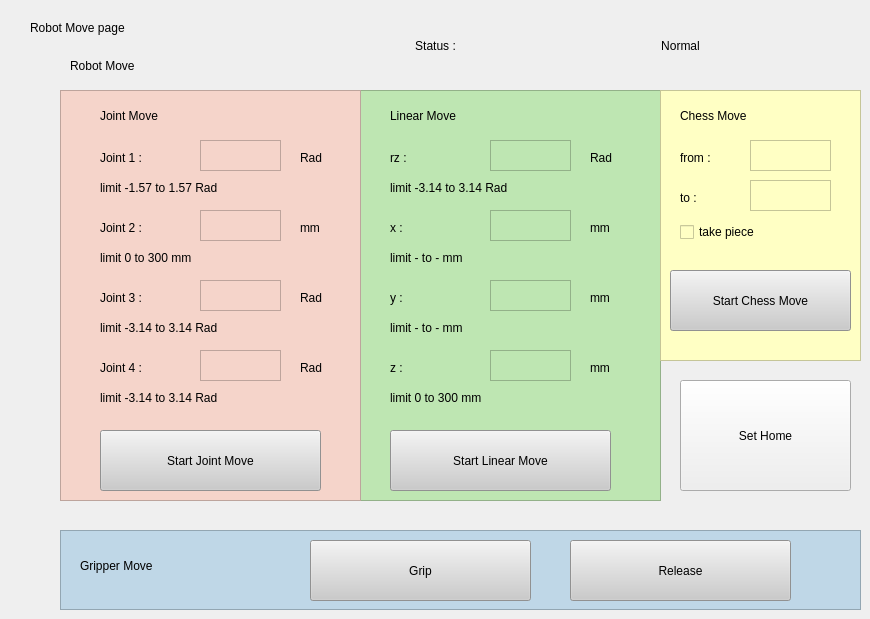
     <widget class="QWidget" name="page_4">
      <widget class="QLabel" name="label_7">
       <property name="geometry">
        <rect>
         <x>30</x>
         <y>20</y>
         <width>191</width>
         <height>16</height>
        </rect>
       </property>
       <property name="styleSheet">
        <string notr="true">font: 10pt &quot;Courier&quot;;</string>
       </property>
       <property name="text">
        <string>Robot Move page</string>
       </property>
      </widget>
      <widget class="QPushButton" name="pushButton_18">
       <property name="geometry">
        <rect>
         <x>680</x>
         <y>380</y>
         <width>171</width>
         <height>111</height>
        </rect>
       </property>
       <property name="styleSheet">
        <string notr="true">font: 15pt &quot;Courier&quot;;</string>
       </property>
       <property name="text">
        <string>Set Home</string>
       </property>
      </widget>
      <widget class="QLabel" name="label_126">
       <property name="geometry">
        <rect>
         <x>70</x>
         <y>50</y>
         <width>201</width>
         <height>31</height>
        </rect>
       </property>
       <property name="styleSheet">
        <string notr="true">font: 75 20pt &quot;Courier&quot;;</string>
       </property>
       <property name="text">
        <string>Robot Move</string>
       </property>
      </widget>
      <widget class="QFrame" name="frame_6">
       <property name="geometry">
        <rect>
         <x>60</x>
         <y>90</y>
         <width>301</width>
         <height>411</height>
        </rect>
       </property>
       <property name="styleSheet">
        <string notr="true">background-color: rgb(245, 212, 202);</string>
       </property>
       <property name="frameShape">
        <enum>QFrame::StyledPanel</enum>
       </property>
       <property name="frameShadow">
        <enum>QFrame::Raised</enum>
       </property>
       <widget class="QPushButton" name="pushButton_15">
        <property name="geometry">
         <rect>
          <x>40</x>
          <y>340</y>
          <width>221</width>
          <height>61</height>
         </rect>
        </property>
        <property name="styleSheet">
         <string notr="true">font: 15pt &quot;Courier&quot;;
background-color: rgb(203, 203, 203);</string>
        </property>
        <property name="text">
         <string>Start Joint Move</string>
        </property>
       </widget>
       <widget class="QLabel" name="label_102">
        <property name="geometry">
         <rect>
          <x>40</x>
          <y>90</y>
          <width>241</width>
          <height>16</height>
         </rect>
        </property>
        <property name="styleSheet">
         <string notr="true">font: 12pt &quot;Courier&quot;;</string>
        </property>
        <property name="text">
         <string>limit -1.57 to 1.57 Rad</string>
        </property>
       </widget>
       <widget class="QLabel" name="label_99">
        <property name="geometry">
         <rect>
          <x>40</x>
          <y>10</y>
          <width>201</width>
          <height>31</height>
         </rect>
        </property>
        <property name="styleSheet">
         <string notr="true">font: 75 20pt &quot;Courier&quot;;</string>
        </property>
        <property name="text">
         <string>Joint Move</string>
        </property>
       </widget>
       <widget class="QTextEdit" name="textEdit_3">
        <property name="geometry">
         <rect>
          <x>140</x>
          <y>50</y>
          <width>81</width>
          <height>31</height>
         </rect>
        </property>
       </widget>
       <widget class="QLabel" name="label_106">
        <property name="geometry">
         <rect>
          <x>40</x>
          <y>230</y>
          <width>241</width>
          <height>16</height>
         </rect>
        </property>
        <property name="styleSheet">
         <string notr="true">font: 12pt &quot;Courier&quot;;</string>
        </property>
        <property name="text">
         <string>limit -3.14 to 3.14 Rad</string>
        </property>
       </widget>
       <widget class="QLabel" name="label_110">
        <property name="geometry">
         <rect>
          <x>240</x>
          <y>270</y>
          <width>41</width>
          <height>16</height>
         </rect>
        </property>
        <property name="styleSheet">
         <string notr="true">font: 12pt &quot;Courier&quot;;</string>
        </property>
        <property name="text">
         <string>Rad</string>
        </property>
       </widget>
       <widget class="QTextEdit" name="textEdit_6">
        <property name="geometry">
         <rect>
          <x>140</x>
          <y>260</y>
          <width>81</width>
          <height>31</height>
         </rect>
        </property>
       </widget>
       <widget class="QLabel" name="label_103">
        <property name="geometry">
         <rect>
          <x>40</x>
          <y>160</y>
          <width>241</width>
          <height>16</height>
         </rect>
        </property>
        <property name="styleSheet">
         <string notr="true">font: 12pt &quot;Courier&quot;;</string>
        </property>
        <property name="text">
         <string>limit 0 to 300 mm</string>
        </property>
       </widget>
       <widget class="QLabel" name="label_100">
        <property name="geometry">
         <rect>
          <x>40</x>
          <y>60</y>
          <width>91</width>
          <height>16</height>
         </rect>
        </property>
        <property name="styleSheet">
         <string notr="true">font: 12pt &quot;Courier&quot;;</string>
        </property>
        <property name="text">
         <string>Joint 1 :</string>
        </property>
       </widget>
       <widget class="QLabel" name="label_109">
        <property name="geometry">
         <rect>
          <x>40</x>
          <y>300</y>
          <width>241</width>
          <height>16</height>
         </rect>
        </property>
        <property name="styleSheet">
         <string notr="true">font: 12pt &quot;Courier&quot;;</string>
        </property>
        <property name="text">
         <string>limit -3.14 to 3.14 Rad</string>
        </property>
       </widget>
       <widget class="QLabel" name="label_107">
        <property name="geometry">
         <rect>
          <x>240</x>
          <y>200</y>
          <width>41</width>
          <height>16</height>
         </rect>
        </property>
        <property name="styleSheet">
         <string notr="true">font: 12pt &quot;Courier&quot;;</string>
        </property>
        <property name="text">
         <string>Rad</string>
        </property>
       </widget>
       <widget class="QLabel" name="label_101">
        <property name="geometry">
         <rect>
          <x>240</x>
          <y>60</y>
          <width>41</width>
          <height>16</height>
         </rect>
        </property>
        <property name="styleSheet">
         <string notr="true">font: 12pt &quot;Courier&quot;;</string>
        </property>
        <property name="text">
         <string>Rad</string>
        </property>
       </widget>
       <widget class="QLabel" name="label_108">
        <property name="geometry">
         <rect>
          <x>40</x>
          <y>200</y>
          <width>91</width>
          <height>16</height>
         </rect>
        </property>
        <property name="styleSheet">
         <string notr="true">font: 12pt &quot;Courier&quot;;</string>
        </property>
        <property name="text">
         <string>Joint 3 :</string>
        </property>
       </widget>
       <widget class="QLabel" name="label_105">
        <property name="geometry">
         <rect>
          <x>40</x>
          <y>130</y>
          <width>91</width>
          <height>16</height>
         </rect>
        </property>
        <property name="styleSheet">
         <string notr="true">font: 12pt &quot;Courier&quot;;</string>
        </property>
        <property name="text">
         <string>Joint 2 :</string>
        </property>
       </widget>
       <widget class="QTextEdit" name="textEdit_4">
        <property name="geometry">
         <rect>
          <x>140</x>
          <y>120</y>
          <width>81</width>
          <height>31</height>
         </rect>
        </property>
       </widget>
       <widget class="QLabel" name="label_104">
        <property name="geometry">
         <rect>
          <x>240</x>
          <y>130</y>
          <width>41</width>
          <height>16</height>
         </rect>
        </property>
        <property name="styleSheet">
         <string notr="true">font: 12pt &quot;Courier&quot;;</string>
        </property>
        <property name="text">
         <string>mm</string>
        </property>
       </widget>
       <widget class="QLabel" name="label_111">
        <property name="geometry">
         <rect>
          <x>40</x>
          <y>270</y>
          <width>91</width>
          <height>16</height>
         </rect>
        </property>
        <property name="styleSheet">
         <string notr="true">font: 12pt &quot;Courier&quot;;</string>
        </property>
        <property name="text">
         <string>Joint 4 :</string>
        </property>
       </widget>
       <widget class="QTextEdit" name="textEdit_5">
        <property name="geometry">
         <rect>
          <x>140</x>
          <y>190</y>
          <width>81</width>
          <height>31</height>
         </rect>
        </property>
       </widget>
      </widget>
      <widget class="QFrame" name="frame_7">
       <property name="geometry">
        <rect>
         <x>360</x>
         <y>90</y>
         <width>301</width>
         <height>411</height>
        </rect>
       </property>
       <property name="styleSheet">
        <string notr="true">background-color: rgb(190, 230, 178);</string>
       </property>
       <property name="frameShape">
        <enum>QFrame::StyledPanel</enum>
       </property>
       <property name="frameShadow">
        <enum>QFrame::Raised</enum>
       </property>
       <widget class="QPushButton" name="pushButton_17">
        <property name="geometry">
         <rect>
          <x>30</x>
          <y>340</y>
          <width>221</width>
          <height>61</height>
         </rect>
        </property>
        <property name="styleSheet">
         <string notr="true">font: 15pt &quot;Courier&quot;;
background-color: rgb(203, 203, 203);</string>
        </property>
        <property name="text">
         <string>Start Linear Move</string>
        </property>
       </widget>
       <widget class="QTextEdit" name="textEdit_9">
        <property name="geometry">
         <rect>
          <x>130</x>
          <y>120</y>
          <width>81</width>
          <height>31</height>
         </rect>
        </property>
       </widget>
       <widget class="QTextEdit" name="textEdit_8">
        <property name="geometry">
         <rect>
          <x>130</x>
          <y>260</y>
          <width>81</width>
          <height>31</height>
         </rect>
        </property>
       </widget>
       <widget class="QLabel" name="label_114">
        <property name="geometry">
         <rect>
          <x>30</x>
          <y>230</y>
          <width>241</width>
          <height>16</height>
         </rect>
        </property>
        <property name="styleSheet">
         <string notr="true">font: 12pt &quot;Courier&quot;;</string>
        </property>
        <property name="text">
         <string>limit - to - mm</string>
        </property>
       </widget>
       <widget class="QLabel" name="label_115">
        <property name="geometry">
         <rect>
          <x>230</x>
          <y>270</y>
          <width>41</width>
          <height>16</height>
         </rect>
        </property>
        <property name="styleSheet">
         <string notr="true">font: 12pt &quot;Courier&quot;;</string>
        </property>
        <property name="text">
         <string>mm</string>
        </property>
       </widget>
       <widget class="QLabel" name="label_112">
        <property name="geometry">
         <rect>
          <x>30</x>
          <y>90</y>
          <width>241</width>
          <height>16</height>
         </rect>
        </property>
        <property name="styleSheet">
         <string notr="true">font: 12pt &quot;Courier&quot;;</string>
        </property>
        <property name="text">
         <string>limit -3.14 to 3.14 Rad</string>
        </property>
       </widget>
       <widget class="QTextEdit" name="textEdit_7">
        <property name="geometry">
         <rect>
          <x>130</x>
          <y>50</y>
          <width>81</width>
          <height>31</height>
         </rect>
        </property>
       </widget>
       <widget class="QLabel" name="label_116">
        <property name="geometry">
         <rect>
          <x>30</x>
          <y>160</y>
          <width>241</width>
          <height>16</height>
         </rect>
        </property>
        <property name="styleSheet">
         <string notr="true">font: 12pt &quot;Courier&quot;;</string>
        </property>
        <property name="text">
         <string>limit - to - mm</string>
        </property>
       </widget>
       <widget class="QLabel" name="label_120">
        <property name="geometry">
         <rect>
          <x>230</x>
          <y>60</y>
          <width>41</width>
          <height>16</height>
         </rect>
        </property>
        <property name="styleSheet">
         <string notr="true">font: 12pt &quot;Courier&quot;;</string>
        </property>
        <property name="text">
         <string>Rad</string>
        </property>
       </widget>
       <widget class="QLabel" name="label_118">
        <property name="geometry">
         <rect>
          <x>30</x>
          <y>300</y>
          <width>241</width>
          <height>16</height>
         </rect>
        </property>
        <property name="styleSheet">
         <string notr="true">font: 12pt &quot;Courier&quot;;</string>
        </property>
        <property name="text">
         <string>limit 0 to 300 mm</string>
        </property>
       </widget>
       <widget class="QLabel" name="label_124">
        <property name="geometry">
         <rect>
          <x>30</x>
          <y>270</y>
          <width>91</width>
          <height>16</height>
         </rect>
        </property>
        <property name="styleSheet">
         <string notr="true">font: 12pt &quot;Courier&quot;;</string>
        </property>
        <property name="text">
         <string>z :</string>
        </property>
       </widget>
       <widget class="QLabel" name="label_113">
        <property name="geometry">
         <rect>
          <x>30</x>
          <y>10</y>
          <width>201</width>
          <height>31</height>
         </rect>
        </property>
        <property name="styleSheet">
         <string notr="true">font: 75 20pt &quot;Courier&quot;;</string>
        </property>
        <property name="text">
         <string>Linear Move</string>
        </property>
       </widget>
       <widget class="QLabel" name="label_121">
        <property name="geometry">
         <rect>
          <x>30</x>
          <y>200</y>
          <width>91</width>
          <height>16</height>
         </rect>
        </property>
        <property name="styleSheet">
         <string notr="true">font: 12pt &quot;Courier&quot;;</string>
        </property>
        <property name="text">
         <string>y :</string>
        </property>
       </widget>
       <widget class="QLabel" name="label_117">
        <property name="geometry">
         <rect>
          <x>30</x>
          <y>60</y>
          <width>91</width>
          <height>16</height>
         </rect>
        </property>
        <property name="styleSheet">
         <string notr="true">font: 12pt &quot;Courier&quot;;</string>
        </property>
        <property name="text">
         <string>rz :</string>
        </property>
       </widget>
       <widget class="QTextEdit" name="textEdit_10">
        <property name="geometry">
         <rect>
          <x>130</x>
          <y>190</y>
          <width>81</width>
          <height>31</height>
         </rect>
        </property>
       </widget>
       <widget class="QLabel" name="label_119">
        <property name="geometry">
         <rect>
          <x>230</x>
          <y>200</y>
          <width>41</width>
          <height>16</height>
         </rect>
        </property>
        <property name="styleSheet">
         <string notr="true">font: 12pt &quot;Courier&quot;;</string>
        </property>
        <property name="text">
         <string>mm</string>
        </property>
       </widget>
       <widget class="QLabel" name="label_123">
        <property name="geometry">
         <rect>
          <x>230</x>
          <y>130</y>
          <width>41</width>
          <height>16</height>
         </rect>
        </property>
        <property name="styleSheet">
         <string notr="true">font: 12pt &quot;Courier&quot;;</string>
        </property>
        <property name="text">
         <string>mm</string>
        </property>
       </widget>
       <widget class="QLabel" name="label_122">
        <property name="geometry">
         <rect>
          <x>30</x>
          <y>130</y>
          <width>91</width>
          <height>16</height>
         </rect>
        </property>
        <property name="styleSheet">
         <string notr="true">font: 12pt &quot;Courier&quot;;</string>
        </property>
        <property name="text">
         <string>x :</string>
        </property>
       </widget>
      </widget>
      <widget class="QFrame" name="frame_8">
       <property name="geometry">
        <rect>
         <x>60</x>
         <y>530</y>
         <width>801</width>
         <height>80</height>
        </rect>
       </property>
       <property name="styleSheet">
        <string notr="true">background-color: rgb(191, 215, 231);</string>
       </property>
       <property name="frameShape">
        <enum>QFrame::StyledPanel</enum>
       </property>
       <property name="frameShadow">
        <enum>QFrame::Raised</enum>
       </property>
       <widget class="QPushButton" name="pushButton_20">
        <property name="geometry">
         <rect>
          <x>510</x>
          <y>10</y>
          <width>221</width>
          <height>61</height>
         </rect>
        </property>
        <property name="styleSheet">
         <string notr="true">font: 15pt &quot;Courier&quot;;
background-color: rgb(203, 203, 203);</string>
        </property>
        <property name="text">
         <string>Release</string>
        </property>
       </widget>
       <widget class="QPushButton" name="pushButton_19">
        <property name="geometry">
         <rect>
          <x>250</x>
          <y>10</y>
          <width>221</width>
          <height>61</height>
         </rect>
        </property>
        <property name="styleSheet">
         <string notr="true">font: 15pt &quot;Courier&quot;;
background-color: rgb(203, 203, 203);</string>
        </property>
        <property name="text">
         <string>Grip</string>
        </property>
       </widget>
       <widget class="QLabel" name="label_125">
        <property name="geometry">
         <rect>
          <x>20</x>
          <y>20</y>
          <width>201</width>
          <height>31</height>
         </rect>
        </property>
        <property name="styleSheet">
         <string notr="true">font: 75 20pt &quot;Courier&quot;;</string>
        </property>
        <property name="text">
         <string>Gripper Move</string>
        </property>
       </widget>
      </widget>
      <widget class="QFrame" name="frame_9">
       <property name="geometry">
        <rect>
         <x>660</x>
         <y>90</y>
         <width>201</width>
         <height>271</height>
        </rect>
       </property>
       <property name="styleSheet">
        <string notr="true">background-color: rgb(255, 255, 196);</string>
       </property>
       <property name="frameShape">
        <enum>QFrame::StyledPanel</enum>
       </property>
       <property name="frameShadow">
        <enum>QFrame::Raised</enum>
       </property>
       <widget class="QLabel" name="label_144">
        <property name="geometry">
         <rect>
          <x>20</x>
          <y>10</y>
          <width>171</width>
          <height>31</height>
         </rect>
        </property>
        <property name="styleSheet">
         <string notr="true">font: 75 20pt &quot;Courier&quot;;</string>
        </property>
        <property name="text">
         <string>Chess Move</string>
        </property>
       </widget>
       <widget class="QLabel" name="label_145">
        <property name="geometry">
         <rect>
          <x>20</x>
          <y>60</y>
          <width>61</width>
          <height>16</height>
         </rect>
        </property>
        <property name="styleSheet">
         <string notr="true">font: 12pt &quot;Courier&quot;;</string>
        </property>
        <property name="text">
         <string>from :</string>
        </property>
       </widget>
       <widget class="QTextEdit" name="textEdit_15">
        <property name="geometry">
         <rect>
          <x>90</x>
          <y>50</y>
          <width>81</width>
          <height>31</height>
         </rect>
        </property>
       </widget>
       <widget class="QTextEdit" name="textEdit_16">
        <property name="geometry">
         <rect>
          <x>90</x>
          <y>90</y>
          <width>81</width>
          <height>31</height>
         </rect>
        </property>
       </widget>
       <widget class="QLabel" name="label_146">
        <property name="geometry">
         <rect>
          <x>20</x>
          <y>100</y>
          <width>61</width>
          <height>16</height>
         </rect>
        </property>
        <property name="styleSheet">
         <string notr="true">font: 12pt &quot;Courier&quot;;</string>
        </property>
        <property name="text">
         <string>to :</string>
        </property>
       </widget>
       <widget class="QCheckBox" name="checkBox_7">
        <property name="geometry">
         <rect>
          <x>20</x>
          <y>130</y>
          <width>151</width>
          <height>24</height>
         </rect>
        </property>
        <property name="styleSheet">
         <string notr="true">font: 12pt &quot;Courier&quot;;</string>
        </property>
        <property name="text">
         <string>take piece</string>
        </property>
       </widget>
       <widget class="QPushButton" name="pushButton_22">
        <property name="geometry">
         <rect>
          <x>10</x>
          <y>180</y>
          <width>181</width>
          <height>61</height>
         </rect>
        </property>
        <property name="styleSheet">
         <string notr="true">font: 12pt &quot;Courier&quot;;
background-color: rgb(203, 203, 203);</string>
        </property>
        <property name="text">
         <string>Start Chess Move</string>
        </property>
       </widget>
      </widget>
      <widget class="QLabel" name="label_127">
       <property name="geometry">
        <rect>
         <x>500</x>
         <y>20</y>
         <width>361</width>
         <height>51</height>
        </rect>
       </property>
       <property name="styleSheet">
        <string notr="true">font: 20pt &quot;Courier&quot;;</string>
       </property>
       <property name="text">
        <string>Normal</string>
       </property>
       <property name="alignment">
        <set>Qt::AlignCenter</set>
       </property>
      </widget>
      <widget class="QLabel" name="label_128">
       <property name="geometry">
        <rect>
         <x>370</x>
         <y>20</y>
         <width>131</width>
         <height>51</height>
        </rect>
       </property>
       <property name="styleSheet">
        <string notr="true">font: 20pt &quot;Courier&quot;;</string>
       </property>
       <property name="text">
        <string>Status :</string>
       </property>
       <property name="alignment">
        <set>Qt::AlignCenter</set>
       </property>
      </widget>
      <zorder>frame_8</zorder>
      <zorder>frame_7</zorder>
      <zorder>frame_6</zorder>
      <zorder>label_7</zorder>
      <zorder>pushButton_18</zorder>
      <zorder>label_126</zorder>
      <zorder>frame_9</zorder>
      <zorder>label_127</zorder>
      <zorder>label_128</zorder>
     </widget>
